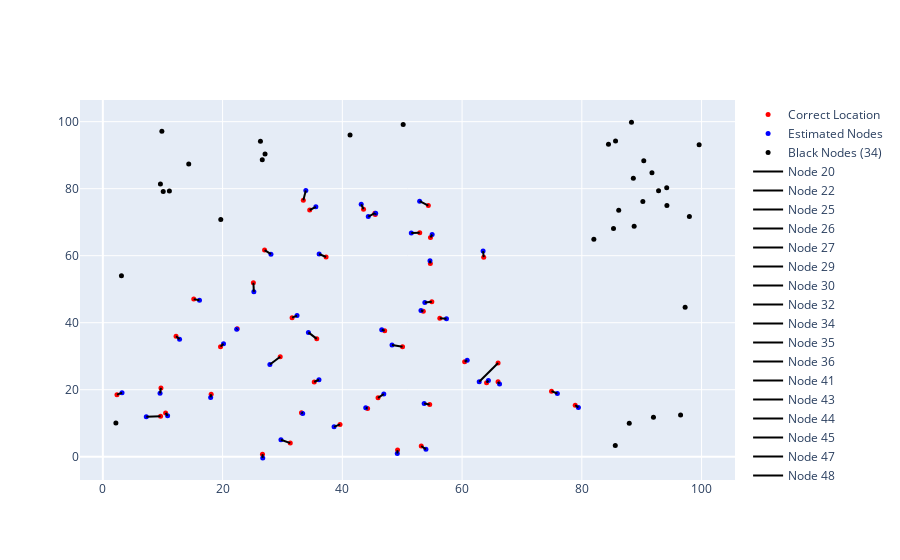

The notebook cell saved with this chart:
### Code cell
iplot(data)

### Figure 1 — Plotly figure (JSON) as saved in the notebook; plotly's stock layout.template omitted (floating-point values rounded to 4 significant figures)
{"data": [{"marker": {"color": "red", "size": 5}, "mode": "markers", "name": "Correct Location", "type": "scatter", "x": [12.23, 60.43, 37.28, 45.96, 43.54, 45.43, 53.18, 54.95, 52.92, 33.48, 45.49, 66.02, 63.62, 56.28, 50.06, 31.3, 53.52, 9.702, 25.14, 18.09, 9.639, 27.01, 64.09, 39.61, 54.72, 2.355, 74.94, 49.22, 10.48, 66.01, 47.07, 78.9, 34.55, 35.31, 29.62, 35.73, 33.17, 31.61, 19.65, 44.22, 26.66, 15.19, 54.36, 22.45, 54.7, 54.59], "y": [35.92, 28.37, 59.61, 17.58, 73.85, 72.68, 3.198, 46.27, 66.87, 76.54, 72.26, 27.98, 59.56, 41.3, 32.81, 4.069, 43.41, 20.54, 51.91, 18.65, 12.06, 61.68, 22.1, 9.632, 65.45, 18.52, 19.57, 1.966, 13.08, 22.35, 37.61, 15.39, 73.64, 22.3, 29.82, 35.18, 13.13, 41.5, 32.85, 14.4, 0.7655, 47.04, 74.95, 38.21, 57.67, 15.59]}, {"marker": {"color": "blue", "size": 5}, "mode": "markers", "name": "Estimated Nodes", "type": "scatter", "x": [12.81, 60.86, 36.12, 46.92, 43.15, 44.33, 53.96, 53.78, 51.52, 33.9, 45.57, 62.86, 63.51, 57.4, 48.29, 29.75, 53.13, 9.551, 25.22, 18.0, 7.256, 28.08, 64.4, 38.62, 55.0, 3.204, 75.92, 49.18, 10.82, 66.26, 46.58, 79.43, 35.58, 36.1, 27.9, 34.33, 33.38, 32.43, 20.15, 43.91, 26.71, 16.14, 52.91, 22.36, 54.64, 53.67], "y": [35.04, 28.76, 60.49, 18.71, 75.36, 71.69, 2.191, 46.05, 66.79, 79.44, 72.64, 22.39, 61.39, 41.15, 33.33, 5.071, 43.63, 18.93, 49.22, 17.69, 11.92, 60.46, 22.75, 8.912, 66.31, 19.08, 18.85, 0.9683, 12.19, 21.72, 37.92, 14.67, 74.59, 23.0, 27.54, 37.1, 12.92, 42.12, 33.71, 14.59, -0.3486, 46.71, 76.26, 38.03, 58.52, 15.85]}, {"marker": {"color": "black", "size": 5}, "mode": "markers", "name": "Black Nodes (34)", "type": "scatter", "x": [19.69, 92.82, 11.11, 2.175, 91.96, 88.6, 94.18, 94.21, 88.29, 3.103, 82.01, 87.92, 85.59, 97.25, 14.34, 26.32, 27.09, 86.16, 90.35, 10.08, 99.59, 9.857, 26.62, 91.71, 85.63, 88.74, 84.45, 85.29, 41.29, 50.16, 96.5, 9.617, 90.19, 97.97], "y": [70.78, 79.39, 79.28, 10.02, 11.81, 83.08, 80.29, 75.0, 99.86, 53.99, 64.87, 9.986, 3.334, 44.58, 87.37, 94.16, 90.33, 73.59, 88.34, 79.16, 93.1, 97.14, 88.66, 84.72, 94.26, 68.79, 93.28, 68.09, 96.06, 99.14, 12.48, 81.41, 76.16, 71.72]}, {"marker": {"color": "black", "line": {"color": "black", "width": 1}, "size": 10}, "mode": "lines", "name": "Node 20", "type": "scatter", "x": [12.23, 12.81], "y": [35.92, 35.04]}, {"marker": {"color": "black", "line": {"color": "black", "width": 1}, "size": 10}, "mode": "lines", "name": "Node 22", "type": "scatter", "x": [60.43, 60.86], "y": [28.37, 28.76]}, {"marker": {"color": "black", "line": {"color": "black", "width": 1}, "size": 10}, "mode": "lines", "name": "Node 25", "type": "scatter", "x": [37.28, 36.12], "y": [59.61, 60.49]}, {"marker": {"color": "black", "line": {"color": "black", "width": 1}, "size": 10}, "mode": "lines", "name": "Node 26", "type": "scatter", "x": [45.96, 46.92], "y": [17.58, 18.71]}, {"marker": {"color": "black", "line": {"color": "black", "width": 1}, "size": 10}, "mode": "lines", "name": "Node 27", "type": "scatter", "x": [43.54, 43.15], "y": [73.85, 75.36]}, {"marker": {"color": "black", "line": {"color": "black", "width": 1}, "size": 10}, "mode": "lines", "name": "Node 29", "type": "scatter", "x": [45.43, 44.33], "y": [72.68, 71.69]}, {"marker": {"color": "black", "line": {"color": "black", "width": 1}, "size": 10}, "mode": "lines", "name": "Node 30", "type": "scatter", "x": [53.18, 53.96], "y": [3.198, 2.191]}, {"marker": {"color": "black", "line": {"color": "black", "width": 1}, "size": 10}, "mode": "lines", "name": "Node 32", "type": "scatter", "x": [54.95, 53.78], "y": [46.27, 46.05]}, {"marker": {"color": "black", "line": {"color": "black", "width": 1}, "size": 10}, "mode": "lines", "name": "Node 34", "type": "scatter", "x": [52.92, 51.52], "y": [66.87, 66.79]}, {"marker": {"color": "black", "line": {"color": "black", "width": 1}, "size": 10}, "mode": "lines", "name": "Node 35", "type": "scatter", "x": [33.48, 33.9], "y": [76.54, 79.44]}, {"marker": {"color": "black", "line": {"color": "black", "width": 1}, "size": 10}, "mode": "lines", "name": "Node 36", "type": "scatter", "x": [45.49, 45.57], "y": [72.26, 72.64]}, {"marker": {"color": "black", "line": {"color": "black", "width": 1}, "size": 10}, "mode": "lines", "name": "Node 41", "type": "scatter", "x": [66.02, 62.86], "y": [27.98, 22.39]}, {"marker": {"color": "black", "line": {"color": "black", "width": 1}, "size": 10}, "mode": "lines", "name": "Node 43", "type": "scatter", "x": [63.62, 63.51], "y": [59.56, 61.39]}, {"marker": {"color": "black", "line": {"color": "black", "width": 1}, "size": 10}, "mode": "lines", "name": "Node 44", "type": "scatter", "x": [56.28, 57.4], "y": [41.3, 41.15]}, {"marker": {"color": "black", "line": {"color": "black", "width": 1}, "size": 10}, "mode": "lines", "name": "Node 45", "type": "scatter", "x": [50.06, 48.29], "y": [32.81, 33.33]}, {"marker": {"color": "black", "line": {"color": "black", "width": 1}, "size": 10}, "mode": "lines", "name": "Node 47", "type": "scatter", "x": [31.3, 29.75], "y": [4.069, 5.071]}, {"marker": {"color": "black", "line": {"color": "black", "width": 1}, "size": 10}, "mode": "lines", "name": "Node 48", "type": "scatter", "x": [53.52, 53.13], "y": [43.41, 43.63]}, {"marker": {"color": "black", "line": {"color": "black", "width": 1}, "size": 10}, "mode": "lines", "name": "Node 50", "type": "scatter", "x": [9.702, 9.551], "y": [20.54, 18.93]}, {"marker": {"color": "black", "line": {"color": "black", "width": 1}, "size": 10}, "mode": "lines", "name": "Node 53", "type": "scatter", "x": [25.14, 25.22], "y": [51.91, 49.22]}, {"marker": {"color": "black", "line": {"color": "black", "width": 1}, "size": 10}, "mode": "lines", "name": "Node 54", "type": "scatter", "x": [18.09, 18.0], "y": [18.65, 17.69]}, {"marker": {"color": "black", "line": {"color": "black", "width": 1}, "size": 10}, "mode": "lines", "name": "Node 55", "type": "scatter", "x": [9.639, 7.256], "y": [12.06, 11.92]}, {"marker": {"color": "black", "line": {"color": "black", "width": 1}, "size": 10}, "mode": "lines", "name": "Node 56", "type": "scatter", "x": [27.01, 28.08], "y": [61.68, 60.46]}, {"marker": {"color": "black", "line": {"color": "black", "width": 1}, "size": 10}, "mode": "lines", "name": "Node 59", "type": "scatter", "x": [64.09, 64.4], "y": [22.1, 22.75]}, {"marker": {"color": "black", "line": {"color": "black", "width": 1}, "size": 10}, "mode": "lines", "name": "Node 61", "type": "scatter", "x": [39.61, 38.62], "y": [9.632, 8.912]}, {"marker": {"color": "black", "line": {"color": "black", "width": 1}, "size": 10}, "mode": "lines", "name": "Node 62", "type": "scatter", "x": [54.72, 55.0], "y": [65.45, 66.31]}, {"marker": {"color": "black", "line": {"color": "black", "width": 1}, "size": 10}, "mode": "lines", "name": "Node 63", "type": "scatter", "x": [2.355, 3.204], "y": [18.52, 19.08]}, {"marker": {"color": "black", "line": {"color": "black", "width": 1}, "size": 10}, "mode": "lines", "name": "Node 65", "type": "scatter", "x": [74.94, 75.92], "y": [19.57, 18.85]}, {"marker": {"color": "black", "line": {"color": "black", "width": 1}, "size": 10}, "mode": "lines", "name": "Node 66", "type": "scatter", "x": [49.22, 49.18], "y": [1.966, 0.9683]}, {"marker": {"color": "black", "line": {"color": "black", "width": 1}, "size": 10}, "mode": "lines", "name": "Node 67", "type": "scatter", "x": [10.48, 10.82], "y": [13.08, 12.19]}, {"marker": {"color": "black", "line": {"color": "black", "width": 1}, "size": 10}, "mode": "lines", "name": "Node 68", "type": "scatter", "x": [66.01, 66.26], "y": [22.35, 21.72]}, {"marker": {"color": "black", "line": {"color": "black", "width": 1}, "size": 10}, "mode": "lines", "name": "Node 70", "type": "scatter", "x": [47.07, 46.58], "y": [37.61, 37.92]}, {"marker": {"color": "black", "line": {"color": "black", "width": 1}, "size": 10}, "mode": "lines", "name": "Node 73", "type": "scatter", "x": [78.9, 79.43], "y": [15.39, 14.67]}, {"marker": {"color": "black", "line": {"color": "black", "width": 1}, "size": 10}, "mode": "lines", "name": "Node 74", "type": "scatter", "x": [34.55, 35.58], "y": [73.64, 74.59]}, {"marker": {"color": "black", "line": {"color": "black", "width": 1}, "size": 10}, "mode": "lines", "name": "Node 75", "type": "scatter", "x": [35.31, 36.1], "y": [22.3, 23.0]}, {"marker": {"color": "black", "line": {"color": "black", "width": 1}, "size": 10}, "mode": "lines", "name": "Node 76", "type": "scatter", "x": [29.62, 27.9], "y": [29.82, 27.54]}, {"marker": {"color": "black", "line": {"color": "black", "width": 1}, "size": 10}, "mode": "lines", "name": "Node 78", "type": "scatter", "x": [35.73, 34.33], "y": [35.18, 37.1]}, {"marker": {"color": "black", "line": {"color": "black", "width": 1}, "size": 10}, "mode": "lines", "name": "Node 79", "type": "scatter", "x": [33.17, 33.38], "y": [13.13, 12.92]}, {"marker": {"color": "black", "line": {"color": "black", "width": 1}, "size": 10}, "mode": "lines", "name": "Node 84", "type": "scatter", "x": [31.61, 32.43], "y": [41.5, 42.12]}, {"marker": {"color": "black", "line": {"color": "black", "width": 1}, "size": 10}, "mode": "lines", "name": "Node 86", "type": "scatter", "x": [19.65, 20.15], "y": [32.85, 33.71]}, {"marker": {"color": "black", "line": {"color": "black", "width": 1}, "size": 10}, "mode": "lines", "name": "Node 87", "type": "scatter", "x": [44.22, 43.91], "y": [14.4, 14.59]}, {"marker": {"color": "black", "line": {"color": "black", "width": 1}, "size": 10}, "mode": "lines", "name": "Node 88", "type": "scatter", "x": [26.66, 26.71], "y": [0.7655, -0.3486]}, {"marker": {"color": "black", "line": {"color": "black", "width": 1}, "size": 10}, "mode": "lines", "name": "Node 90", "type": "scatter", "x": [15.19, 16.14], "y": [47.04, 46.71]}, {"marker": {"color": "black", "line": {"color": "black", "width": 1}, "size": 10}, "mode": "lines", "name": "Node 93", "type": "scatter", "x": [54.36, 52.91], "y": [74.95, 76.26]}, {"marker": {"color": "black", "line": {"color": "black", "width": 1}, "size": 10}, "mode": "lines", "name": "Node 95", "type": "scatter", "x": [22.45, 22.36], "y": [38.21, 38.03]}, {"marker": {"color": "black", "line": {"color": "black", "width": 1}, "size": 10}, "mode": "lines", "name": "Node 97", "type": "scatter", "x": [54.7, 54.64], "y": [57.67, 58.52]}, {"marker": {"color": "black", "line": {"color": "black", "width": 1}, "size": 10}, "mode": "lines", "name": "Node 99", "type": "scatter", "x": [54.59, 53.67], "y": [15.59, 15.85]}], "layout": {}}
